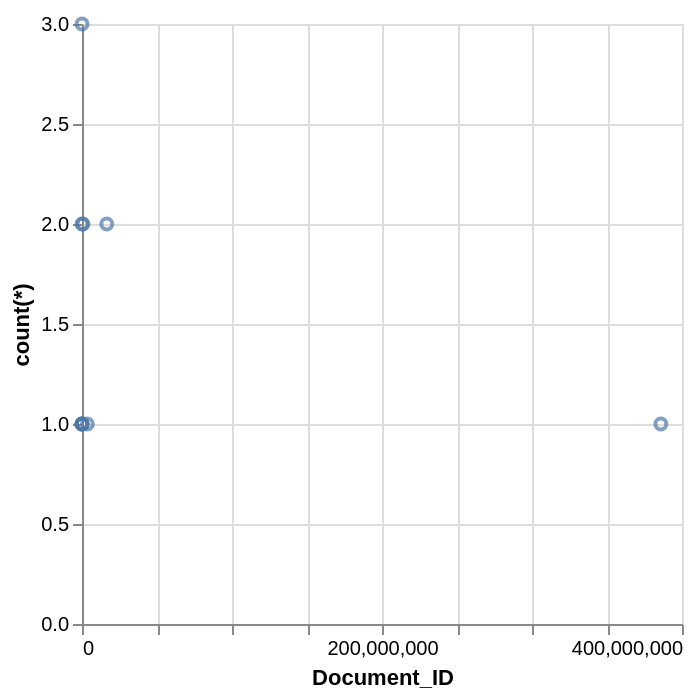

Write a Vega-Lite specification for this figure.
### Vega-Lite specification from a JSON file in a GitHub repository (floating-point values rounded to 4 significant figures)
{"data": {"values": [{"x_data": 3, "y_data": 1}, {"x_data": 80, "y_data": 2}, {"x_data": 2394, "y_data": 3}, {"x_data": 3830, "y_data": 1}, {"x_data": 33930, "y_data": 1}, {"x_data": 50123, "y_data": 1}, {"x_data": 651512, "y_data": 2}, {"x_data": 3540024, "y_data": 1}, {"x_data": 16514113, "y_data": 2}, {"x_data": 385906526, "y_data": 1}]}, "mark": "point", "encoding": {"x": {"field": "x_data", "type": "quantitative", "title": "Document_ID"}, "y": {"field": "y_data", "type": "quantitative", "title": "count(*)"}}}
